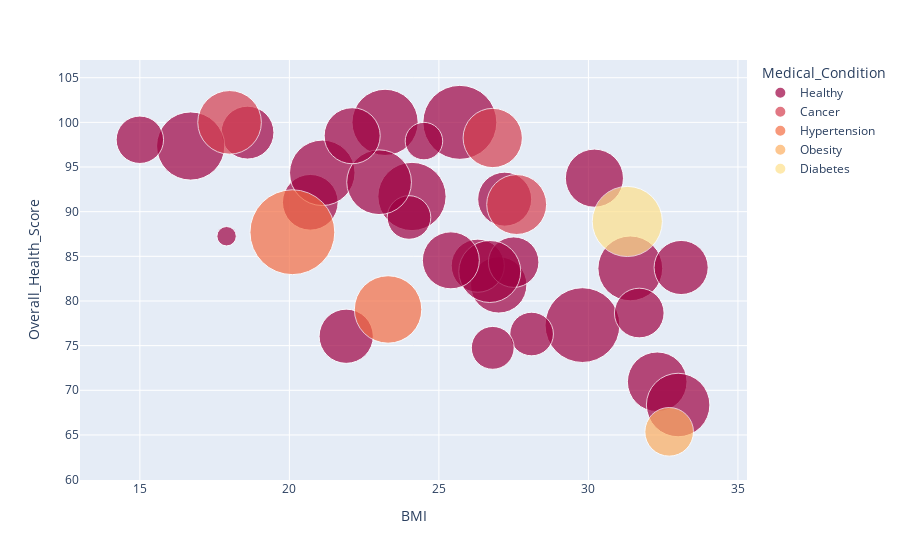

Notebook source saved alongside this figure:
### Code cell
md_r_sample = md.sample(n=50,random_state=1).dropna(subset=["Income","Physical_Activity","BMI","Diet_Quality","Overall_Health_Score"])
fig = px.scatter(
    md_r_sample.query("Physical_Activity == 'Low' | BMI > 30 | Diet_Quality == 'Poor'"), 
    x="BMI", 
    y="Overall_Health_Score", 
    color="Medical_Condition",
    hover_name="Medical_Condition", 
    size="Income", 
    size_max=60,
    color_discrete_sequence=px.colors.diverging.Spectral
 
)

fig.show()

### Figure 1 — Plotly figure (JSON) as saved in the notebook; plotly's stock layout.template omitted (floating-point values rounded to 4 significant figures)
{"data": [{"hovertemplate": "<b>%{hovertext}</b><br><br>Medical_Condition=Healthy<br>BMI=%{x}<br>Overall_Health_Score=%{y}<br>Income=%{marker.size}<extra></extra>", "hovertext": ["Healthy", "Healthy", "Healthy", "Healthy", "Healthy", "Healthy", "Healthy", "Healthy", "Healthy", "Healthy", "Healthy", "Healthy", "Healthy", "Healthy", "Healthy", "Healthy", "Healthy", "Healthy", "Healthy", "Healthy", "Healthy", "Healthy", "Healthy", "Healthy", "Healthy", "Healthy", "Healthy", "Healthy", "Healthy"], "legendgroup": "Healthy", "marker": {"color": "rgb(158,1,66)", "size": [61480.0, 81900.0, 27850.0, 5520.0, 68200.0, 80110.0, 46440.0, 36090.0, 40900.0, 52040.0, 27840.0, 42650.0, 45420.0, 64130.0, 68030.0, 59060.0, 20620.0, 41300.0, 37320.0, 62730.0, 49420.0, 61300.0, 56260.0, 42860.0, 32910.0, 43000.0, 47510.0, 26890.0, 45990.0], "sizemode": "area", "sizeref": 29.27, "symbol": "circle"}, "mode": "markers", "name": "Healthy", "orientation": "v", "showlegend": true, "type": "scatter", "x": [31.4, 29.8, 28.1, 17.9, 24.1, 25.7, 27, 31.7, 18.6, 32.3, 24, 27.2, 20.7, 23.2, 16.7, 33, 24.5, 26.3, 27.5, 21.1, 30.2, 23, 26.7, 33.1, 15, 21.9, 25.4, 26.8, 22.1], "xaxis": "x", "y": [83.65, 77.3, 76.3, 87.25, 91.7, 100, 81.8, 78.65, 98.85, 70.95, 89.35, 91.4, 91.05, 100, 97.35, 68.35, 97.9, 83.95, 84.35, 94.35, 93.75, 93.3, 83.3, 83.75, 98.05, 76.05, 84.55, 74.75, 98.5], "yaxis": "y"}, {"hovertemplate": "<b>%{hovertext}</b><br><br>Medical_Condition=Cancer<br>BMI=%{x}<br>Overall_Health_Score=%{y}<br>Income=%{marker.size}<extra></extra>", "hovertext": ["Cancer", "Cancer", "Cancer"], "legendgroup": "Cancer", "marker": {"color": "rgb(213,62,79)", "size": [52520.0, 59230.0, 51430.0], "sizemode": "area", "sizeref": 29.27, "symbol": "circle"}, "mode": "markers", "name": "Cancer", "orientation": "v", "showlegend": true, "type": "scatter", "x": [27.6, 18, 26.8], "xaxis": "x", "y": [90.8, 100, 98.25], "yaxis": "y"}, {"hovertemplate": "<b>%{hovertext}</b><br><br>Medical_Condition=Hypertension<br>BMI=%{x}<br>Overall_Health_Score=%{y}<br>Income=%{marker.size}<extra></extra>", "hovertext": ["Hypertension", "Hypertension"], "legendgroup": "Hypertension", "marker": {"color": "rgb(244,109,67)", "size": [105400.0, 66590.0], "sizemode": "area", "sizeref": 29.27, "symbol": "circle"}, "mode": "markers", "name": "Hypertension", "orientation": "v", "showlegend": true, "type": "scatter", "x": [20.1, 23.3], "xaxis": "x", "y": [87.7, 79.05], "yaxis": "y"}, {"hovertemplate": "<b>%{hovertext}</b><br><br>Medical_Condition=Obesity<br>BMI=%{x}<br>Overall_Health_Score=%{y}<br>Income=%{marker.size}<extra></extra>", "hovertext": ["Obesity"], "legendgroup": "Obesity", "marker": {"color": "rgb(253,174,97)", "size": [34610.0], "sizemode": "area", "sizeref": 29.27, "symbol": "circle"}, "mode": "markers", "name": "Obesity", "orientation": "v", "showlegend": true, "type": "scatter", "x": [32.7], "xaxis": "x", "y": [65.35], "yaxis": "y"}, {"hovertemplate": "<b>%{hovertext}</b><br><br>Medical_Condition=Diabetes<br>BMI=%{x}<br>Overall_Health_Score=%{y}<br>Income=%{marker.size}<extra></extra>", "hovertext": ["Diabetes"], "legendgroup": "Diabetes", "marker": {"color": "rgb(254,224,139)", "size": [71990.0], "sizemode": "area", "sizeref": 29.27, "symbol": "circle"}, "mode": "markers", "name": "Diabetes", "orientation": "v", "showlegend": true, "type": "scatter", "x": [31.3], "xaxis": "x", "y": [88.9], "yaxis": "y"}], "layout": {"legend": {"itemsizing": "constant", "title": {"text": "Medical_Condition"}, "tracegroupgap": 0}, "margin": {"t": 60}, "xaxis": {"anchor": "y", "domain": [0, 1], "title": {"text": "BMI"}}, "yaxis": {"anchor": "x", "domain": [0, 1], "title": {"text": "Overall_Health_Score"}}}}
